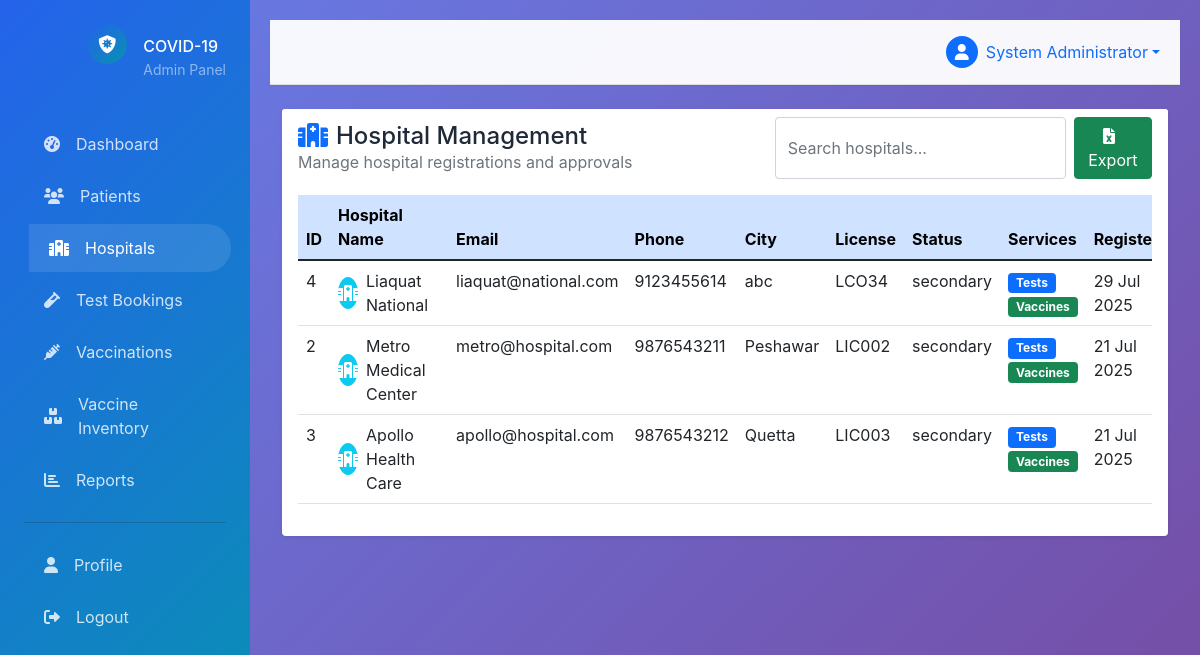
/admin/hospitals.php (signed in), run on an earlier commit of the app's database.
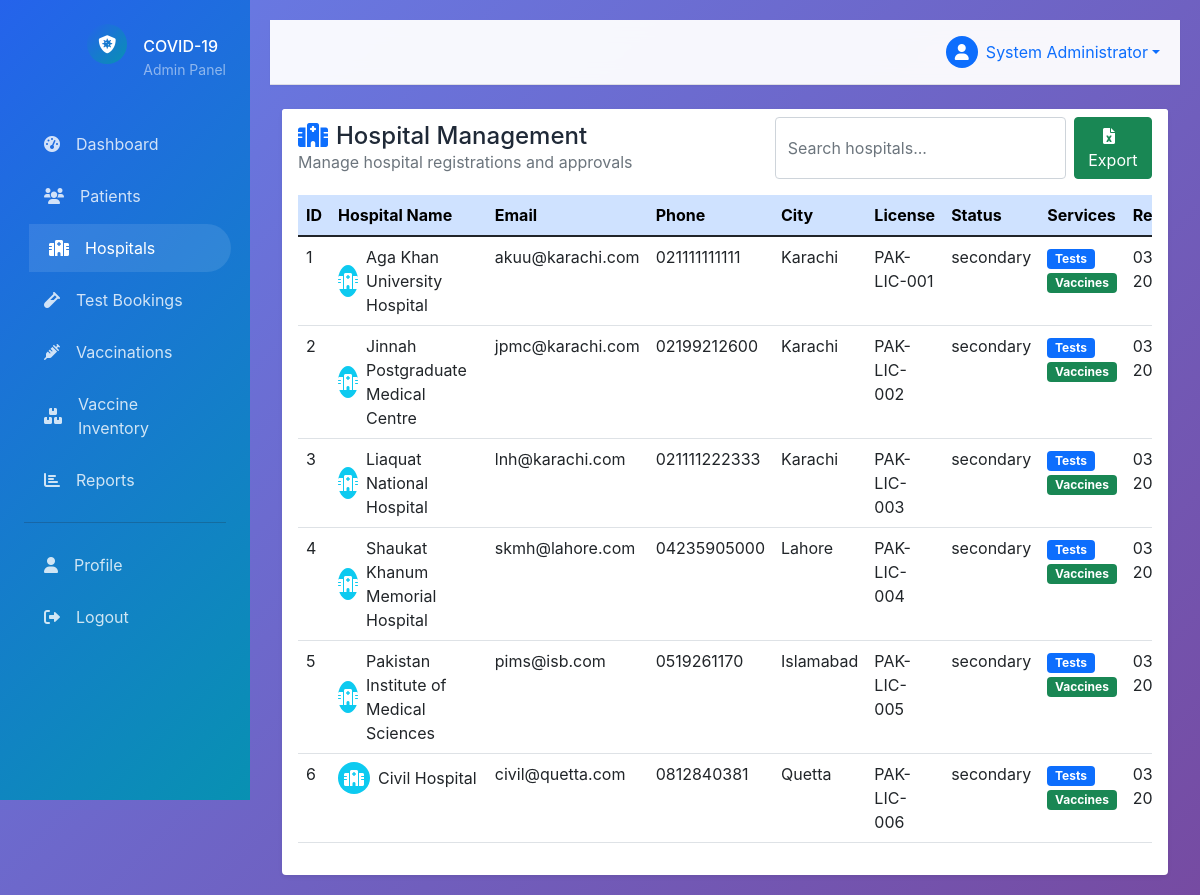
And on a later commit of the database.
### tables this page shows
CREATE TABLE `hospitals` (
  `id` int(11) NOT NULL,
  `hospital_name` varchar(200) NOT NULL,
  `email` varchar(100) NOT NULL,
  `password` varchar(255) NOT NULL,
  `phone` varchar(20) NOT NULL,
  `address` text NOT NULL,
  `city` varchar(100) NOT NULL,
  `state` varchar(100) NOT NULL,
  `pincode` varchar(10) NOT NULL,
  `license_number` varchar(100) NOT NULL,
  `status` enum('pending','approved','rejected') DEFAULT 'pending',
  `test_available` tinyint(1) DEFAULT 1,
  `vaccine_available` tinyint(1) DEFAULT 1,
  `created_at` timestamp NOT NULL DEFAULT current_timestamp()
);

### config/database.php (called while the page is built, shortened)
<?php
class Database {
    private $host = DB_HOST;
    private $user = DB_USER;
    private $pass = DB_PASS;
    private $dbname = DB_NAME;
    private $dbh;
    private $stmt;
    public function __construct() {
        $dsn = 'mysql:host=' . $this->host . ';dbname=' . $this->dbname . ';charset=utf8mb4';
        $options = array(
            PDO::ATTR_PERSISTENT => true,
            PDO::ATTR_ERRMODE => PDO::ERRMODE_EXCEPTION
        );
        try {
            $this->dbh = new PDO($dsn, $this->user, $this->pass, $options);
        } catch (PDOException $e) {
            $this->error = $e->getMessage();
            die("Database Connection Failed: " . $this->error);
        }
    }
    public function query($query) {
        $this->stmt = $this->dbh->prepare($query);
    }
    public function execute() {
        return $this->stmt->execute();
    }
    public function resultset() {
        $this->execute();
        return $this->stmt->fetchAll(PDO::FETCH_ASSOC);
    }
}
?>

### includes/functions.php (called while the page is built, shortened)
<?php
require_once '../config/database.php';
function formatDate($date) {
    return date('d M Y', strtotime($date));
}
function getStatusBadge($status) {
    switch (strtolower($status)) {
        default: return 'secondary';
    }
}
?>

### admin/hospitals.php (the view, shortened to what this page needs)
<?php
require_once '../includes/functions.php';
$db = new Database();
$db->query("SELECT * FROM hospitals ORDER BY created_at DESC");
$hospitals = $db->resultset();
?>
<!DOCTYPE html>
<html lang="en">
<head>
    <link href="https://cdn.jsdelivr.net/npm/bootstrap@5.1.3/dist/css/bootstrap.min.css" rel="stylesheet">
    <link href="https://cdnjs.cloudflare.com/ajax/libs/font-awesome/6.0.0/css/all.min.css" rel="stylesheet">
    <link href="../assets/css/style.css" rel="stylesheet">
</head>
<body>
    <?php include 'includes/sidebar.php'; ?>
    <div class="main-content">
        <?php include 'includes/header.php'; ?>
        <div class="container-fluid">
            <div class="row">
                <div class="col-12">
                    <div class="card border-0 shadow-sm">
                        <div class="card-header bg-white border-0 pb-0">
                            <div class="row align-items-center">
                                <div class="col">
                                    <h4 class="mb-0">
                                        <i class="fas fa-hospital me-2 text-primary"></i>Hospital Management
                                    </h4>
                                    <p class="text-muted mb-0">Manage hospital registrations and approvals</p>
                                </div>
                                <div class="col-auto">
                                    <div class="d-flex gap-2">
                                        <input type="text" class="form-control search-input" placeholder="Search hospitals..." data-target="#hospitalsTable">
                                        <a href="?export=excel" class="btn btn-success">
                                            <i class="fas fa-file-excel me-2"></i>Export
                                        </a>
                                    </div>
                                </div>
                            </div>
                        </div>
                        <div class="card-body">
                            <div class="table-responsive">
                                <table class="table table-hover" id="hospitalsTable">
                                    <thead class="table-primary">
                                        <tr>
                                            <th>ID</th>
                                            <th>Hospital Name</th>
                                            <th>Email</th>
                                            <th>Phone</th>
                                            <th>City</th>
                                            <th>License</th>
                                            <th>Status</th>
                                            <th>Services</th>
                                            <th>Registered</th>
                                        </tr>
                                    </thead>
                                    <tbody>
                                        <?php foreach ($hospitals as $hospital): ?>
                                            <tr data-hospital='<?php echo htmlspecialchars(json_encode($hospital)); ?>'>
                                                <td><?php echo $hospital['id']; ?></td>
                                                <td>
                                                    <div class="d-flex align-items-center">
                                                        <div class="hospital-icon-container me-2">
                                                            <i class="fas fa-hospital"></i>
                                                        </div>
                                                        <?php echo htmlspecialchars($hospital['hospital_name']); ?>
                                                    </div>
                                                </td>
                                                <td><?php echo htmlspecialchars($hospital['email']); ?></td>
                                                <td><?php echo htmlspecialchars($hospital['phone']); ?></td>
                                                <td><?php echo htmlspecialchars($hospital['city']); ?></td>
                                                <td><?php echo htmlspecialchars($hospital['license_number']); ?></td>
                                                <td><?php echo getStatusBadge($hospital['status']); ?></td>
                                                <td>
                                                    <?php if ($hospital['test_available']): ?>
                                                        <span class="badge bg-primary me-1">Tests</span>
                                                    <?php endif; ?>
                                                    <?php if ($hospital['vaccine_available']): ?>
                                                        <span class="badge bg-success">Vaccines</span>
                                                    <?php endif; ?>
                                                </td>
                                                <td><?php echo formatDate($hospital['created_at']); ?></td>
                                            </tr>
                                        <?php endforeach; ?>
                                    </tbody>
                                </table>
                            </div>
                        </div>
                    </div>
                </div>
            </div>
        </div>
    </div>
</body>
</html>

### admin/includes/sidebar.php
<div class="sidebar">
    <div class="p-4">
        <div class="d-flex align-items-center mb-4">
            <div class="auth-logo me-3" style="width: 40px; height: 40px; font-size: 18px;">
                <i class="fas fa-shield-virus"></i>
            </div>
            <div>
                <h6 class="text-white mb-0">COVID-19</h6>
                <small class="text-white-50">Admin Panel</small>
            </div>
        </div>
        <nav class="nav flex-column">
            <a href="dashboard.php" class="sidebar-link <?php echo basename($_SERVER['PHP_SELF']) == 'dashboard.php' ? 'active' : ''; ?>">
                <i class="fas fa-tachometer-alt me-3"></i>Dashboard
            </a>
            <a href="patients.php" class="sidebar-link <?php echo basename($_SERVER['PHP_SELF']) == 'patients.php' ? 'active' : ''; ?>">
                <i class="fas fa-users me-3"></i>Patients
            </a>
            <a href="hospitals.php" class="sidebar-link <?php echo basename($_SERVER['PHP_SELF']) == 'hospitals.php' ? 'active' : ''; ?>">
                <i class="fas fa-hospital me-3"></i>Hospitals
            </a>
            <a href="test-bookings.php" class="sidebar-link <?php echo basename($_SERVER['PHP_SELF']) == 'test-bookings.php' ? 'active' : ''; ?>">
                <i class="fas fa-vial me-3"></i>Test Bookings
            </a>
            <a href="vaccination-bookings.php" class="sidebar-link <?php echo basename($_SERVER['PHP_SELF']) == 'vaccination-bookings.php' ? 'active' : ''; ?>">
                <i class="fas fa-syringe me-3"></i>Vaccinations
            </a>
            <a href="vaccine-inventory.php" class="sidebar-link <?php echo basename($_SERVER['PHP_SELF']) == 'vaccine-inventory.php' ? 'active' : ''; ?>">
                <i class="fas fa-boxes me-3"></i>Vaccine Inventory
            </a>
            <a href="reports.php" class="sidebar-link <?php echo basename($_SERVER['PHP_SELF']) == 'reports.php' ? 'active' : ''; ?>">
                <i class="fas fa-chart-bar me-3"></i>Reports
            </a>
            <hr class="my-3" style="border-color: rgba(255,255,255,0.2);">
            <a href="profile.php" class="sidebar-link <?php echo basename($_SERVER['PHP_SELF']) == 'profile.php' ? 'active' : ''; ?>">
                <i class="fas fa-user me-3"></i>Profile
            </a>
            <a href="../auth/logout.php" class="sidebar-link">
                <i class="fas fa-sign-out-alt me-3"></i>Logout
            </a>
        </nav>
    </div>
</div>

### admin/includes/header.php (shortened to what this page needs)
<nav class="navbar navbar-expand-lg navbar-custom mb-4">
    <div class="container-fluid">
        <div class="navbar-nav ms-auto">
            <div class="nav-item dropdown">
                <a class="nav-link dropdown-toggle d-flex align-items-center" href="#" role="button" data-bs-toggle="dropdown">
                    <div class="me-2">
                        <div class="bg-primary rounded-circle d-flex align-items-center justify-content-center"
                             style="width: 32px; height: 32px;">
                            <i class="fas fa-user text-white"></i>
                        </div>
                    </div>
                    <span><?php echo $_SESSION['name']; ?></span>
                </a>
            </div>
        </div>
    </div>
</nav>

### assets/css/style.css (style rules this page uses)
:root { --primary-color: #2563eb; --secondary-color: #0891b2; --accent-color: #f59e0b; --success-color: #10b981; --danger-color: #ef4444; --warning-color: #f59e0b; --dark-color: #1f2937; --light-color: #f8fafc; --gradient-primary: linear-gradient(135deg, #2563eb 0%, #0891b2 100%); --gradient-secondary: linear-gradient(135deg, #f59e0b 0%, #ef4444 100%); --shadow-sm: 0 1px 2px 0 rgba(0, 0, 0, 0.05); --shadow-md: 0 4px 6px -1px rgba(0, 0, 0, 0.1); --shadow-lg: 0 10px 15px -3px rgba(0, 0, 0, 0.1); --border-radius: 0.5rem; }
* { margin: 0; padding: 0; box-sizing: border-box; }
body { font-family: 'Inter', -apple-system, BlinkMacSystemFont, 'Segoe UI', Roboto, sans-serif; background: linear-gradient(135deg, #667eea 0%, #764ba2 100%); min-height: 100vh; color: var(--dark-color); }
.fade-in { animation: fadeIn 0.6s ease-in-out; }
.navbar-custom { background: rgba(255, 255, 255, 0.95); backdrop-filter: blur(10px); border-bottom: 1px solid rgba(0, 0, 0, 0.1); box-shadow: var(--shadow-sm); }
.sidebar { background: var(--gradient-primary); min-height: 100vh; width: 250px; position: fixed; left: 0; top: 0; z-index: 1000; transition: all 0.3s ease; }
.sidebar-link { color: rgba(255, 255, 255, 0.8); text-decoration: none; padding: 12px 20px; display: flex; align-items: center; transition: all 0.3s ease; border-radius: 0 25px 25px 0; margin: 2px 0; }
.sidebar-link:hover, .sidebar-link.active { background: rgba(255, 255, 255, 0.1); color: white; transform: translateX(5px); }
.main-content { margin-left: 250px; padding: 20px; transition: all 0.3s ease; }
.auth-logo { width: 80px; height: 80px; background: var(--gradient-primary); border-radius: 50%; display: flex; align-items: center; justify-content: center; margin: 0 auto 30px; color: white; font-size: 32px; }

### admin/hospitals.php (style rules this page uses)
.hospital-icon-container { display: flex; align-items: center; justify-content: center; width: 32px; height: 32px; border-radius: 50%; background-color: #0dcaf0; }
.hospital-icon-container i { font-size: 16px; color: white; }

What changed in the data, as far as the page shows it:
added hospitals: id "1", hospital_name "Aga Khan University Hospital", email "akuu@karachi.com", phone "021111111111", city "Karachi", license_number "PAK-LIC-001", status "secondary", test_available "Tests", vaccine_available "Vaccines", created_at "03…"
changed hospitals id 2: hospital_name "Metro Medical Center" → "Jinnah Postgraduate Medical Centre"; email "metro@hospital.com" → "jpmc@karachi.com"; phone "9876543211" → "02199212600"; city "Peshawar" → "Karachi"; license_number "LIC002" → "PAK-LIC-002"; created_at "21 Jul 2025" → "03…"
changed hospitals id 3: hospital_name "Apollo Health Care" → "Liaquat National Hospital"; email "apollo@hospital.com" → "lnh@karachi.com"; phone "9876543212" → "021111222333"; city "Quetta" → "Karachi"; license_number "LIC003" → "PAK-LIC-003"; created_at "21 Jul 2025" → "03…"
changed hospitals id 4: hospital_name "Liaquat National" → "Shaukat Khanum Memorial Hospital"; email "liaquat@national.com" → "skmh@lahore.com"; phone "9123455614" → "04235905000"; city "abc" → "Lahore"; license_number "LCO34" → "PAK-LIC-004"; created_at "29 Jul 2025" → "03…"; moves down the list
added hospitals: id "5", hospital_name "Pakistan Institute of Medical Sciences", email "pims@isb.com", phone "0519261170", city "Islamabad", license_number "PAK-LIC-005", status "secondary", test_available "Tests", vaccine_available "Vaccines", created_at "03…"
added hospitals: id "6", hospital_name "Civil Hospital", email "civil@quetta.com", phone "0812840381", city "Quetta", license_number "PAK-LIC-006", status "secondary", test_available "Tests", vaccine_available "Vaccines", created_at "03…"
